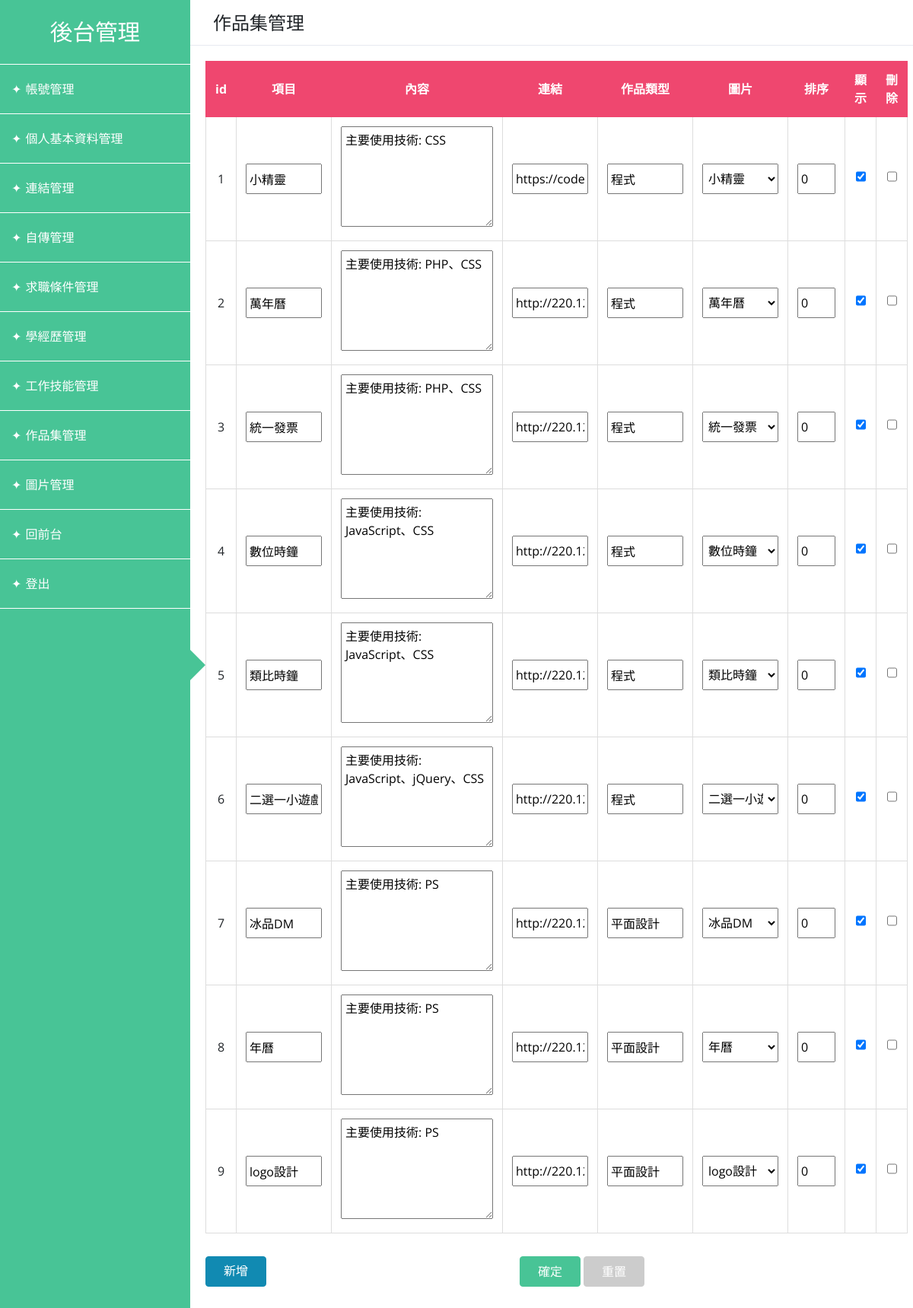
/admin.php?page=portfolio (signed in), run on an earlier commit of the app's database.
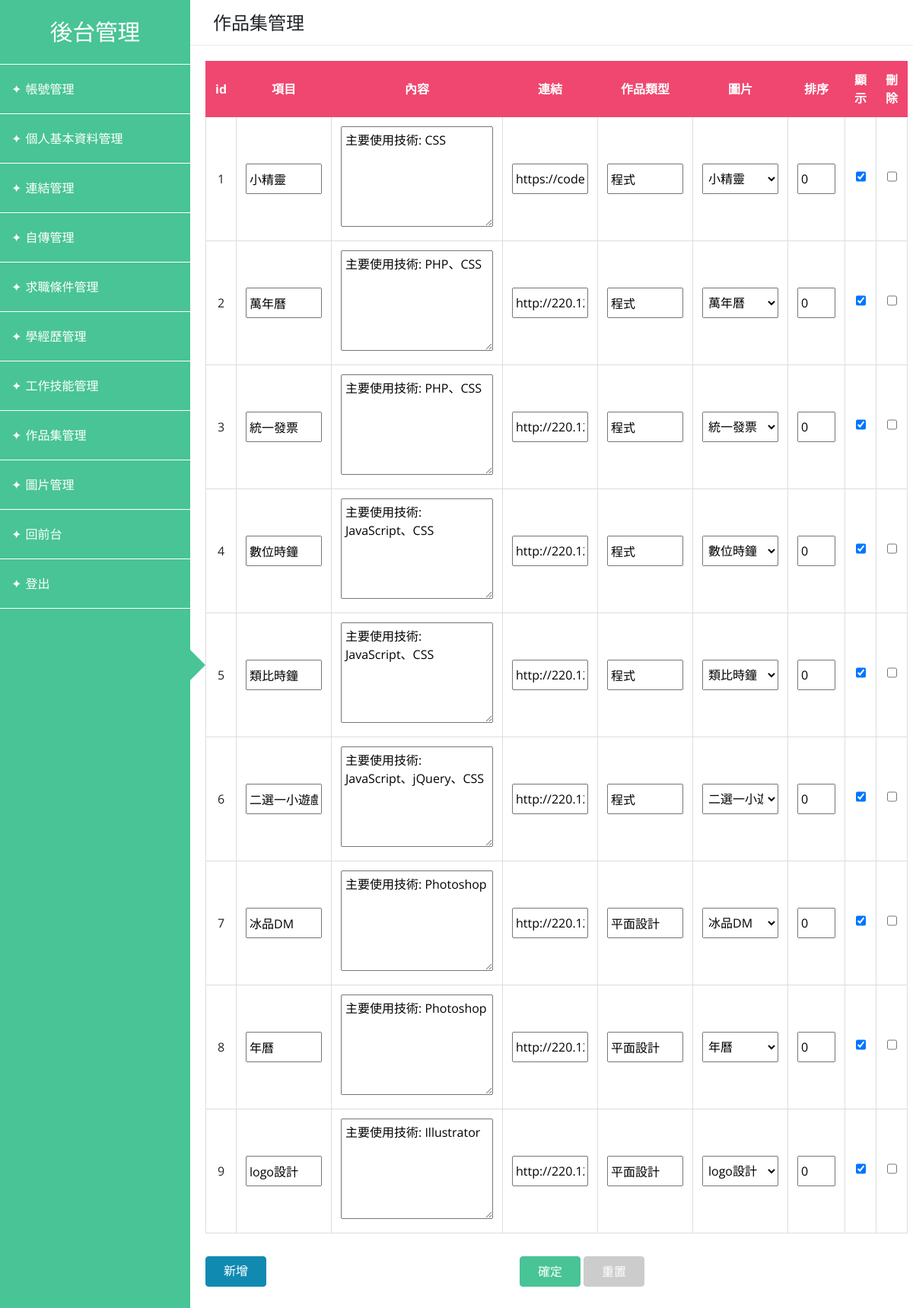
And on a later commit of the database.
### tables this page shows
CREATE TABLE `resume_portfolio` (
  `id` int(10) UNSIGNED NOT NULL COMMENT '流水號',
  `item` varchar(20) NOT NULL COMMENT '項目',
  `content` text NOT NULL COMMENT '內容',
  `link` varchar(128) NOT NULL COMMENT '連結',
  `type` text NOT NULL COMMENT '作品類型',
  `imgId` tinyint(5) UNSIGNED NOT NULL COMMENT '圖片ID',
  `orderNum` tinyint(5) UNSIGNED NOT NULL COMMENT '排序',
  `sh` tinyint(1) UNSIGNED NOT NULL COMMENT '顯示(1或0) '
);

### api/base.php (called while the page is built, shortened)
<?php
class DB{
   private $dsn="mysql:host=localhost;charset=utf8;dbname=resume";
   private $root="root";
   private $password="";
   private $table;
   private $pdo;
   public function __construct($table){
     $this->table=$table;
     $this->pdo=new PDO($this->dsn,$this->root,$this->password);
   }
   public function all(...$arg){
    $sql="select * from $this->table ";
    return $this->pdo->query($sql)->fetchAll();
   }
}
?>

### backend/portfolio.php (the view, shortened to what this page needs)
<div class="topbar">作品集管理</div>
<div class="page page_portfolio">
  <form method="post" action="api/edit.php">
    <table class="table">
      <thead>
        <tr>
          <th class="th_id">id</th>
          <th>項目</th>
          <th style="width:30%">內容</th>
          <th>連結</th>
          <th>作品類型</th>
          <th>圖片</th>
          <th>排序</th>
          <th class="th_show">顯示</th>
          <th class="th_del">刪除</th>
        </tr>
      </thead>
      <tbody>
        <?php
          $table="resume_portfolio";
          $db=new DB($table);
          $rows=$db->all();
          $Img=new DB("resume_img");
          $imgs=$Img->all();
          foreach($rows as $row){
            $isChk=($row['sh']==1)?'checked':'';
        ?>
          <tr>
            <td><?=$row['id'];?></td>
            <td><input type="text" name="item[]" value="<?=$row['item'];?>"></td>
            <td><textarea style="width:100%;" name="content[]" rows="5"><?=$row['content'];?></textarea></td>
            <td><input type="text" name="link[]" value="<?=$row['link'];?>"></td>
            <td><input type="text" name="type[]" value="<?=$row['type'];?>"></td>
            <td>
              <?php
                echo "<select name='imgId[]'>";
                foreach($imgs as $img){
                  $selected=($row['imgId']==$img['id'])?"selected":"";
                  echo "<option value='".$img['id']."' $selected>".$img['name']."</option>";
                }
                echo "</select>";
              ?>
            </td>
            <td class="td_order"><input type="text" name="orderNum[]" value="<?=$row['orderNum'];?>"></td>
            <td><input type="checkbox" name="sh[]" value="<?=$row['id'];?>" <?=$isChk;?>></td>
            <td><input type="checkbox" name="del[]" value="<?=$row['id'];?>"></td>
          </tr>
        <?php
          }
        ?>
      </tbody>
    </table>
    <div class="btnGroup">
      <a class="btn btnAdd" href="#" onclick="jbLoad('add_portfolio.php?table=<?=$table;?>')">新增</a>
      <div>
        <input class="btn btnOK" type="submit" value="確定">
        <input class="btn btnReset" type="reset" value="重置">
      </div>
    </div>
  </form>
</div>

### admin.php (shortened to what this page needs)
<?php
  include_once "api/base.php";
?>
<!DOCTYPE html>
<html lang="en">
<head>
  <link rel="stylesheet" href="plugins/bootstrap.min.css">
  <link rel="stylesheet" href="css/admin.css">
</head>
<body>
  <div class="adminContainer">
    <div class="sideBar">
      <a class="sideTitle" href="admin.php">後台管理</a>
      <ul class="navList">
        <li><a href="admin.php?page=admin">帳號管理</a></li>
        <li><a href="admin.php?page=myInfo">個人基本資料管理</a></li>
        <li><a href="admin.php?page=link">連結管理</a></li>
        <li><a href="admin.php?page=autobiography">自傳管理</a></li>
        <li><a href="admin.php?page=jobCondition">求職條件管理</a></li>
        <li><a href="admin.php?page=experience">學經歷管理</a></li>
        <li><a href="admin.php?page=skill">工作技能管理</a></li>
        <li><a href="admin.php?page=portfolio">作品集管理</a></li>
        <li><a href="admin.php?page=img">圖片管理</a></li>
        <li><a href="index.php">回前台</a></li>
        <li><a href="api/logout.php">登出</a></li>
      </ul>
    </div>
    <div class="rightBox">
      <?php
        $page=(!empty($_GET['page']))?$_GET['page']:'home';
        $file='backend/'.$page.".php";
        if(file_exists($file)){
          include $file;
        }else{
          include 'backend/home.php';
        }
      ?>
    </div>
  </div>
</body>
</html>

### css/admin.css (style rules this page uses)
* { margin: 0; padding: 0; box-sizing: border-box; font-family: 'Open Sans', Arial, 'Noto Sans TC','Microsoft JhengHei', sans-serif; }
a,a:hover { text-decoration: none; }
.btn { width: 80px; color: #fff; background-color: #48c496; border: 1px solid #48c496; height: 40px; font-weight: normal; font-size: 1rem; transition-duration: 0.5s; }
input,select { padding: 0 3px; height: 40px; }
textarea { padding: 5px; }
.adminContainer { display: flex; }
.adminContainer>div { min-height: 100vh; }
.sideBar { position: relative; width: 250px; background-color: #48c496; padding: 20px 0; z-index: 10; }
.sideBar::before { position: absolute; top: 50%; right: -20px; transform: translateY(-50%); content: ''; width: 0; height: 0; border-style: solid; border-width: 20px 0 20px 20px; border-color: transparent transparent transparent #48c496; }
.sideBar .sideTitle { display: block; color: #fff; margin-bottom: 20px; text-align: center; font-size: 1.85rem; }
.navList li { list-style: none; }
.navList li a { display: block; color: #fff; padding: 20px 15px; border-top: 1px solid #fff; }
.navList li:last-child a { border-bottom: 1px solid #fff; }
.navList li a::before { content: '✦'; margin-right: 5px; }
.rightBox { width: calc(100% - 250px); overflow:visible; }
.topbar { height: 60px; line-height: 60px; padding: 0 30px; border-bottom: 1px solid #5d6fa025; font-size: 1.5rem; }
.page { max-height: calc(100vh - 60px); padding: 20px; overflow-y: auto; }
.page table tr th { color: #fff; background-color: #EF476F; text-align: center; vertical-align: middle; border: 1px solid #EF476F; }
.page table tr th.th_id, .page table tr th.th_show, .page table tr th.th_del, .page table tr td.td_order { width: 80px; }
.page table tr td { text-align: center; border: 1px solid #ddd; vertical-align: middle; }
.page table tr .td_order input, .page table tr .td_type input { min-width: 50px; width: 50px; }
.page table input { width: 100%; min-width: 100px; }
.page table input[type=radio], .page table input[type=checkbox] { width: auto; min-width: auto; max-width: auto; }
.page table select { min-width: 100px; width: 100%; }
.page table textarea { min-width: 200px; width: 100%; }
.btnGroup { margin-top: 30px; text-align: center; }
.btnGroup>div { display: inline-block; }
.btnGroup .btnAdd { float: left; background-color: #118ab2; border: 1px solid #118ab2; }
.btnGroup .btnReset { background-color: #ccc; border: 1px solid #ccc; }

What changed in the data, as far as the page shows it:
changed resume_portfolio "冰品DM": content "主要使用技術: PS" → "主要使用技術: Photoshop"
changed resume_portfolio "年曆": content "主要使用技術: PS" → "主要使用技術: Photoshop"
changed resume_portfolio "logo設計": content "主要使用技術: PS" → "主要使用技術: Illustrator"
